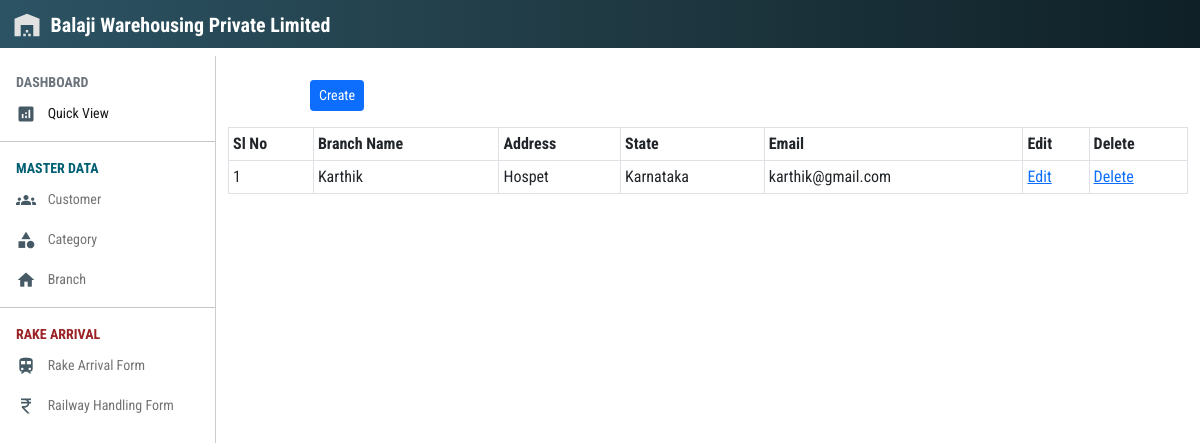
The page /branch/list on the database its author committed.
### rake/models.py (models this page shows, shortened)
class Branch(models.Model):
    name = models.CharField(max_length=255,unique=True, blank = False)
    address = models.CharField(max_length=255)
    state = models.CharField(max_length=100,blank = False)
    email  = models.EmailField(unique=True)

### rake/views.py (the view)
# urls.py: path('branch/list',views.BranchListView.as_view(),name ='branch_list'),
class BranchListView(ListView):
    model = Branch
    template_name = 'branch_list.html'
    def get_queryset(self):
        return Branch.objects.all().order_by('id')

### rake/templates/rake/branch_list.html
<!DOCTYPE html>
{% extends 'rake/base.html' %}
{% load widget_tweaks %}
{% block body_block %}
<div class="row mt-3">
    <div class="col-1">
    </div>
    <div class="col-1">
        <a href="{% url 'branch_create' %}" type="button" class="btn btn-primary btn-sm">Create</a>
    </div>
</div>
<div class="row mt-3">
    <div class="col-6>
    </div>
    <div class="col-6">
        <table class="table table-sm table-bordered">
            <thead>
            <tr>
                <th scope="col">Sl No</th>
                <th scope="col">Branch Name</th>
                <th scope="col">Address</th>
                <th scope="col">State</th>
                <th scope="col">Email</th>
                <th scope="col">Edit</th>
                <th scope="col">Delete</th>
            </tr>
            </thead>
            <tbody>
                {% for item in branch_list %}
                    <tr>
                        <td>{{item.id}}</td>
                        <td>{{item.name}}</td>
                        <td>{{item.address}}</td>
                        <td>{{item.state}}</td>
                        <td>{{item.email}}</td>
                        <td>
                            <a href="{% url 'branch_edit' item.pk %}">Edit</a>
                        </td>
                        <td>
                            <a href="{% url 'branch_delete' item.pk %}">Delete</a>
                        </td>
                    </tr>
                {% endfor %}
        </tbody>
        </table>
    </div>
</div>
{% endblock %}

### rake/static/css/base_style.css (style rules this page uses)
body { font-family: "Roboto Condensed", sans-serif !important; }
:root { --offcanvas-width: 18vw; --topNavbarHeight: 56px; }
@media (min-width: 992px) { body { overflow: auto !important; } }

### rows shown on the page
Branch: id "1", name "Karthik", address "Hospet", state "Karnataka", email "karthik@gmail.com"
